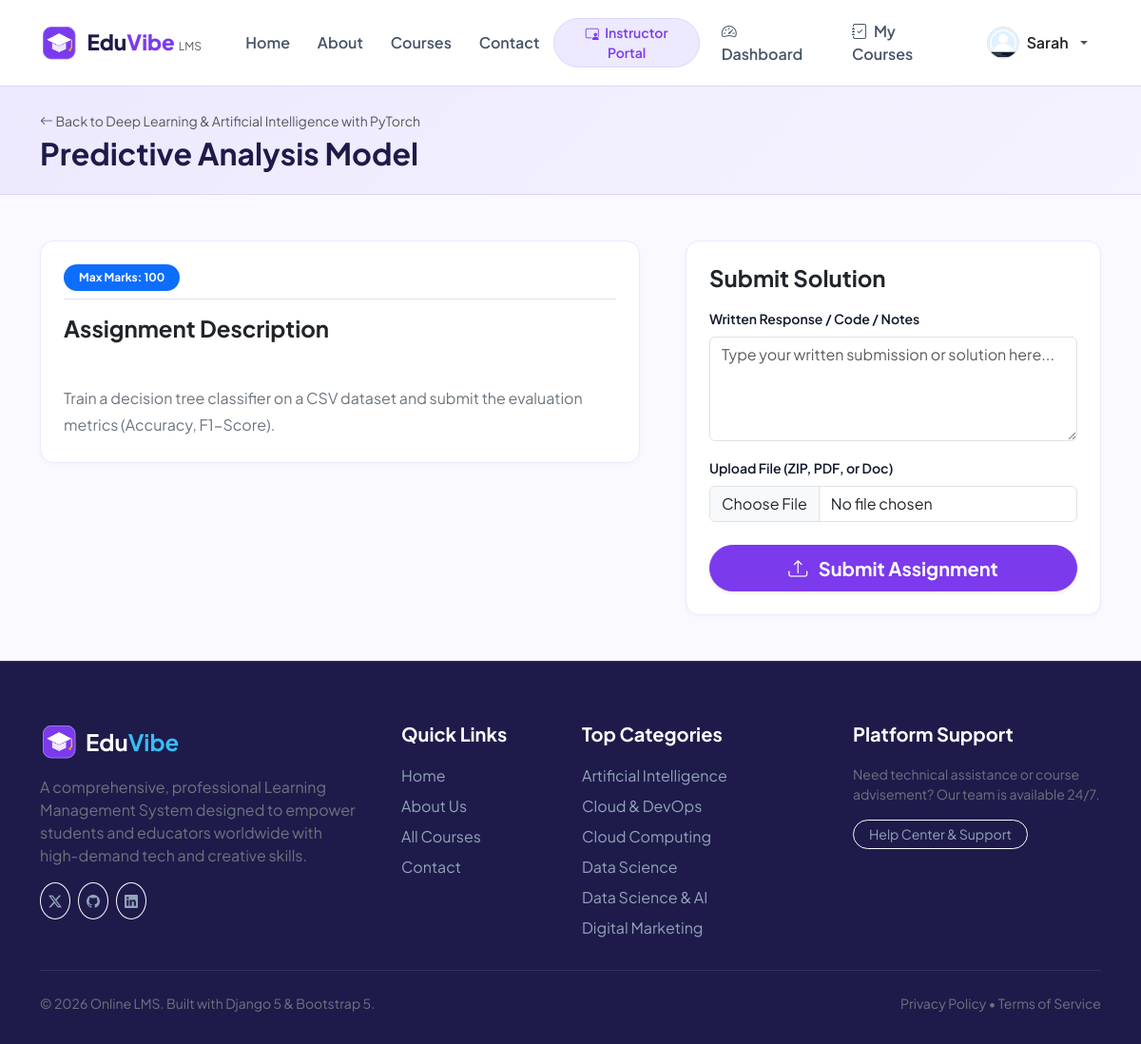
The page /assignment/3/ (signed in) on the database its author committed.
### online_app/models.py (models this page shows, shortened)
class UserProfile(models.Model):
    ROLE_CHOICES = [
        ('student', 'Student'),
        ('instructor', 'Instructor'),
        ('admin', 'Admin'),
    ]
    user = models.OneToOneField(User, on_delete=models.CASCADE, related_name='profile')
    role = models.CharField(max_length=20, choices=ROLE_CHOICES, default='student')
    phone = models.CharField(max_length=25, blank=True)
    headline = models.CharField(max_length=150, blank=True, help_text="e.g. Senior Software Engineer | Student")
    bio = models.TextField(blank=True)
    avatar = models.ImageField(upload_to='avatars/', blank=True, null=True)
    avatar_static = models.CharField(max_length=255, blank=True, default='online_app/images/instructors/instructor1.jpg')
    created_at = models.DateTimeField(auto_now_add=True)
    def is_instructor(self):
        return self.role in ['instructor', 'admin'] or self.user.is_staff
    def get_avatar_url(self):
        if self.avatar:
            return self.avatar.url
        if self.avatar_static:
            return static(self.avatar_static)
        return static('online_app/images/instructors/instructor1.jpg')

class Assignment(models.Model):
    course = models.ForeignKey(Course, on_delete=models.CASCADE, related_name='assignments')
    title = models.CharField(max_length=200)
    description = models.TextField()
    due_date = models.DateTimeField(null=True, blank=True)
    max_marks = models.PositiveIntegerField(default=100)
    created_at = models.DateTimeField(auto_now_add=True)

class Course(models.Model):
    LEVEL_CHOICES = [
        ('all', 'All Levels'),
        ('beginner', 'Beginner'),
        ('intermediate', 'Intermediate'),
        ('advanced', 'Advanced'),
    ]
    title = models.CharField(max_length=200)
    slug = models.SlugField(unique=True, blank=True)
    category = models.ForeignKey(Category, on_delete=models.SET_NULL, null=True, related_name='courses')
    instructor = models.ForeignKey(User, on_delete=models.CASCADE, related_name='courses_created')
    short_description = models.CharField(max_length=300)
    description = models.TextField()
    price = models.DecimalField(max_digits=8, decimal_places=2, default=0.00)
    level = models.CharField(max_length=20, choices=LEVEL_CHOICES, default='all')
    thumbnail = models.ImageField(upload_to='courses/', blank=True, null=True)
    thumbnail_static = models.CharField(max_length=255, blank=True, default='online_app/images/courses/course1.png')
    duration_hours = models.DecimalField(max_digits=5, decimal_places=1, default=10.0)
    is_published = models.BooleanField(default=True)
    created_at = models.DateTimeField(auto_now_add=True)
    updated_at = models.DateTimeField(auto_now=True)
    class Meta:
        ordering = ['-created_at']

class Category(models.Model):
    name = models.CharField(max_length=100)
    slug = models.SlugField(unique=True, blank=True)
    icon = models.CharField(max_length=60, default='bi-code-slash', help_text="Bootstrap icon class name")
    description = models.TextField(blank=True)
    image = models.ImageField(upload_to='categories/', blank=True, null=True)
    image_static = models.CharField(max_length=255, blank=True, default='')
    class Meta:
        verbose_name_plural = 'Categories'
        ordering = ['name']

### online_app/views.py (the view)
# urls.py: path('assignment/<int:assignment_id>/', views.assignments_view, name='assignments'),
@login_required
def assignments_view(request, assignment_id):
    assignment = get_object_or_404(Assignment.objects.select_related('course'), id=assignment_id)
    existing_submission = AssignmentSubmission.objects.filter(user=request.user, assignment=assignment).first()
    if request.method == 'POST':
        form = AssignmentSubmissionForm(request.POST, request.FILES, instance=existing_submission)
        if form.is_valid():
            sub = form.save(commit=False)
            sub.user = request.user
            sub.assignment = assignment
            sub.save()
            messages.success(request, "Your assignment solution has been submitted successfully!")
            return redirect('assignments', assignment_id=assignment.id)
        else:
            messages.error(request, "Please fix the submission errors.")
    else:
        form = AssignmentSubmissionForm(instance=existing_submission)
    context = {
        'assignment': assignment,
        'existing_submission': existing_submission,
        'form': form,
    }
    return render(request, 'online_app/assignments.html', context)

### online_app/forms.py
class AssignmentSubmissionForm(forms.ModelForm):
    class Meta:
        model = AssignmentSubmission
        fields = ['submission_text', 'submission_file']
        widgets = {
            'submission_text': forms.Textarea(attrs={'class': 'form-control', 'rows': 4, 'placeholder': 'Type your written submission or solution here...'}),
            'submission_file': forms.FileInput(attrs={'class': 'form-control'}),
        }

### online_app/views.py (called while the page is built)
def global_categories_processor(request):
    return {
        'nav_categories': Category.objects.all()[:6]
    }

### online_app/templates/online_app/assignments.html (shortened to what this page needs)
{% extends 'online_app/base.html' %}
{% load static %}
{% block content %}
<div class="py-4" style="background: linear-gradient(135deg, var(--lavender) 0%, var(--lavender-light) 100%); border-bottom: 1px solid var(--lavender-dark);">
  <div class="container">
    <a href="{% url 'course_detail' slug=assignment.course.slug %}" class="small text-muted text-decoration-none mb-1 d-inline-block">
      <i class="bi bi-arrow-left"></i> Back to {{ assignment.course.title }}
    </a>
    <h1 class="fw-bold h2 mb-0" style="color: var(--navy-dark);">{{ assignment.title }}</h1>
  </div>
</div>
<div class="container py-5">
  <div class="row g-5">
    <div class="col-lg-7">
      <div class="card-custom p-4 mb-4 bg-white">
        <div class="d-flex justify-content-between align-items-center mb-3 pb-2 border-bottom">
          <span class="badge bg-primary px-3 py-2 rounded-pill">Max Marks: {{ assignment.max_marks }}</span>
        </div>
        <h4 class="fw-bold mb-3 text-dark">Assignment Description</h4>
        <div class="text-secondary leading-relaxed" style="white-space: pre-line; line-height: 1.8;">
          {{ assignment.description }}
        </div>
      </div>
    </div>
    <div class="col-lg-5">
      <div class="card-custom p-4 bg-white sticky-top" style="top: 85px;">
        <h4 class="fw-bold mb-3 text-dark">
          {% if existing_submission %}Resubmit Assignment{% else %}Submit Solution{% endif %}
        </h4>
        <form method="POST" enctype="multipart/form-data">
          <div class="mb-3">
            <label class="form-label fw-semibold small">Written Response / Code / Notes</label>
            {{ form.submission_text }}
          </div>
          <div class="mb-4">
            <label class="form-label fw-semibold small">Upload File (ZIP, PDF, or Doc)</label>
            {{ form.submission_file }}
          </div>
          <button type="submit" class="btn btn-primary btn-lg w-100 rounded-pill fw-bold shadow-sm">
            <i class="bi bi-upload me-2"></i> Submit Assignment
          </button>
        </form>
      </div>
    </div>
  </div>
</div>
{% endblock %}

### online_app/templates/online_app/base.html (shortened to what this page needs)
{% load static %}
<!DOCTYPE html>
<html lang="en">
<head>
  <link href="https://cdn.jsdelivr.net/npm/bootstrap@5.3.3/dist/css/bootstrap.min.css" rel="stylesheet">
  <link rel="stylesheet" href="https://cdn.jsdelivr.net/npm/bootstrap-icons@1.11.3/font/bootstrap-icons.min.css">
  <link rel="stylesheet" href="{% static 'online_app/css/style.css' %}">
</head>
<body>
  <nav class="navbar navbar-expand-lg navbar-lms">
    <div class="container">
      <a class="navbar-brand" href="{% url 'home' %}">
        <img src="{% static 'online_app/images/logo/logo.png' %}" alt="LMS Logo" class="brand-logo-img">
        <span>Edu<span style="color: var(--purple-primary);">Vibe</span> <small class="fw-normal text-muted" style="font-size: 0.75rem;">LMS</small></span>
      </a>
      <div class="collapse navbar-collapse" id="navbarLmsNav">
        <ul class="navbar-nav me-auto mb-2 mb-lg-0 ms-lg-3">
          <li class="nav-item">
            <a class="nav-link {% if request.resolver_match.url_name == 'home' %}active{% endif %}" href="{% url 'home' %}">Home</a>
          </li>
          <li class="nav-item">
            <a class="nav-link {% if request.resolver_match.url_name == 'about' %}active{% endif %}" href="{% url 'about' %}">About</a>
          </li>
          <li class="nav-item">
            <a class="nav-link {% if request.resolver_match.url_name == 'courses' or request.resolver_match.url_name == 'course_detail' %}active{% endif %}" href="{% url 'courses' %}">Courses</a>
          </li>
          <li class="nav-item">
            <a class="nav-link {% if request.resolver_match.url_name == 'contact' %}active{% endif %}" href="{% url 'contact' %}">Contact</a>
          </li>
        </ul>
        <ul class="navbar-nav ms-auto align-items-lg-center gap-2">
          {% if user.is_authenticated %}
            {% if user.profile.is_instructor %}
              <li class="nav-item">
                <a class="btn btn-lavender btn-sm rounded-pill px-3" href="{% url 'instructor_dashboard' %}">
                  <i class="bi bi-person-video3 me-1"></i> Instructor Portal
                </a>
              </li>
            {% endif %}
            <li class="nav-item">
              <a class="nav-link" href="{% url 'student_dashboard' %}">
                <i class="bi bi-speedometer2 me-1"></i> Dashboard
              </a>
            </li>
            <li class="nav-item">
              <a class="nav-link" href="{% url 'my_courses' %}">
                <i class="bi bi-journal-check me-1"></i> My Courses
              </a>
            </li>
            <li class="nav-item dropdown">
              <a class="nav-link dropdown-toggle d-flex align-items-center gap-2" href="#" id="userMenuDropdown" role="button" data-bs-toggle="dropdown" aria-expanded="false">
                <img src="{{ user.profile.get_avatar_url }}" alt="{{ user.username }}" class="rounded-circle border" width="34" height="34" style="object-fit: cover;">
                <span class="d-none d-lg-inline fw-semibold text-dark">{{ user.first_name|default:user.username }}</span>
              </a>
            </li>
          {% endif %}
        </ul>
      </div>
    </div>
  </nav>
  <main>
    {% block content %}{% endblock %}
  </main>
  <footer class="footer-lms">
    <div class="container">
      <div class="row g-4">
        <div class="col-lg-4 col-md-6">
          <div class="d-flex align-items-center gap-2 mb-3">
            <img src="{% static 'online_app/images/logo/logo.png' %}" alt="Logo" class="brand-logo-img">
            <span class="h4 text-white fw-bold mb-0">Edu<span style="color: var(--blue-primary);">Vibe</span></span>
          </div>
          <p class="text-secondary pe-lg-4">
            A comprehensive, professional Learning Management System designed to empower students and educators worldwide with high-demand tech and creative skills.
          </p>
          <div class="d-flex gap-2 mt-3">
            <a href="#" class="btn btn-outline-light btn-sm rounded-circle p-2"><i class="bi bi-twitter-x"></i></a>
            <a href="#" class="btn btn-outline-light btn-sm rounded-circle p-2"><i class="bi bi-github"></i></a>
            <a href="#" class="btn btn-outline-light btn-sm rounded-circle p-2"><i class="bi bi-linkedin"></i></a>
          </div>
        </div>
        <div class="col-lg-2 col-md-6 col-6">
          <h5>Quick Links</h5>
          <ul class="list-unstyled mb-0">
            <li class="mb-2"><a href="{% url 'home' %}">Home</a></li>
            <li class="mb-2"><a href="{% url 'about' %}">About Us</a></li>
            <li class="mb-2"><a href="{% url 'courses' %}">All Courses</a></li>
            <li class="mb-2"><a href="{% url 'contact' %}">Contact</a></li>
          </ul>
        </div>
        <div class="col-lg-3 col-md-6 col-6">
          <h5>Top Categories</h5>
          <ul class="list-unstyled mb-0">
            {% for cat in nav_categories %}
              <li class="mb-2"><a href="{% url 'courses' %}?category={{ cat.slug }}">{{ cat.name }}</a></li>
            {% empty %}
              <li class="mb-2"><a href="{% url 'courses' %}">Web Development</a></li>
              <li class="mb-2"><a href="{% url 'courses' %}">Data Science & AI</a></li>
            {% endfor %}
          </ul>
        </div>
        <div class="col-lg-3 col-md-6">
          <h5>Platform Support</h5>
          <p class="text-secondary small">Need technical assistance or course advisement? Our team is available 24/7.</p>
          <a href="{% url 'contact' %}" class="btn btn-outline-light btn-sm rounded-pill px-3">Help Center &amp; Support</a>
        </div>
      </div>
      <div class="pt-4 mt-4 border-top border-secondary border-opacity-25 d-flex flex-column flex-md-row justify-content-between align-items-center gap-2 text-secondary small">
        <p class="mb-0">&copy; 2026 Online LMS. Built with Django 5 &amp; Bootstrap 5.</p>
        <div>
          <span>Privacy Policy</span> • <span>Terms of Service</span>
        </div>
      </div>
    </div>
  </footer>
</body>
</html>

### online_app/static/online_app/css/style.css (style rules this page uses)
:root { --lavender-light: #F5F3FF; --lavender: #EDE9FE; --lavender-dark: #DDD6FE; --purple-soft: #8B5CF6; --purple-primary: #7C3AED; --purple-dark: #6D28D9; --blue-light: #E0F2FE; --blue-primary: #38BDF8; --blue-dark: #0284C7; --navy-text: #0F172A; --navy-dark: #1E1B4B; --text-muted: #64748B; --light-bg: #FAF9FF; --white: #FFFFFF; --light-grey: #F1F5F9; --border-color: #E2E8F0; --radius-sm: 8px; --radius-md: 14px; --radius-lg: 20px; --shadow-sm: 0 2px 4px rgba(124, 58, 237, 0.04); --shadow-md: 0 4px 12px rgba(124, 58, 237, 0.08); --shadow-lg: 0 10px 25px rgba(124, 58, 237, 0.12); }
body { font-family: 'Plus Jakarta Sans', -apple-system, BlinkMacSystemFont, 'Segoe UI', Roboto, Helvetica, Arial, sans-serif; color: var(--navy-text); background-color: var(--light-bg); min-height: 100vh; display: flex; flex-direction: column; }
main { flex: 1 0 auto; }
.navbar-lms { background-color: rgba(255, 255, 255, 0.95); backdrop-filter: blur(10px); border-bottom: 1px solid var(--lavender-dark); padding: 0.8rem 0; position: sticky; top: 0; z-index: 1020; }
.navbar-brand { font-weight: 800; font-size: 1.4rem; color: var(--navy-dark); display: flex; align-items: center; gap: 0.6rem; }
.brand-logo-img { width: 40px; height: 40px; border-radius: var(--radius-sm); object-fit: contain; }
.nav-link { font-weight: 600; color: #475569; padding: 0.5rem 0.9rem !important; border-radius: var(--radius-sm); transition: all 0.2s ease; }
.btn-primary { background-color: var(--purple-primary); border-color: var(--purple-primary); color: #fff; font-weight: 600; border-radius: var(--radius-sm); padding: 0.55rem 1.3rem; transition: all 0.2s ease; }
.btn-lavender { background-color: var(--lavender); color: var(--purple-primary); font-weight: 600; border: 1px solid var(--lavender-dark); }
.card-custom { background-color: var(--white); border: 1px solid var(--lavender); border-radius: var(--radius-md); box-shadow: var(--shadow-sm); transition: transform 0.2s ease, box-shadow 0.2s ease; }
.footer-lms { background-color: var(--navy-dark); color: #CBD5E1; padding: 4rem 0 2rem; margin-top: auto; border-top: 1px solid rgba(255, 255, 255, 0.1); }
.footer-lms h5 { color: #FFFFFF; font-weight: 700; margin-bottom: 1.25rem; }
.footer-lms a { color: #94A3B8; text-decoration: none; transition: color 0.2s; }

### rows shown on the page
Assignment: course "Deep Learning & Artificial Intelligence with PyTorch", title "Predictive Analysis Model", max_marks "100", description "Train a decision tree classifier on a CSV dataset and submit the evaluation metrics (Accuracy, F1-Score)."
Category: name "Artificial Intelligence"
Category: name "Cloud & DevOps"
Category: name "Cloud Computing"
Category: name "Data Science"
Category: name "Data Science & AI"
Category: name "Digital Marketing"

### other values the page prints
{{ user.first_name|default:user.username }} "Sarah"
